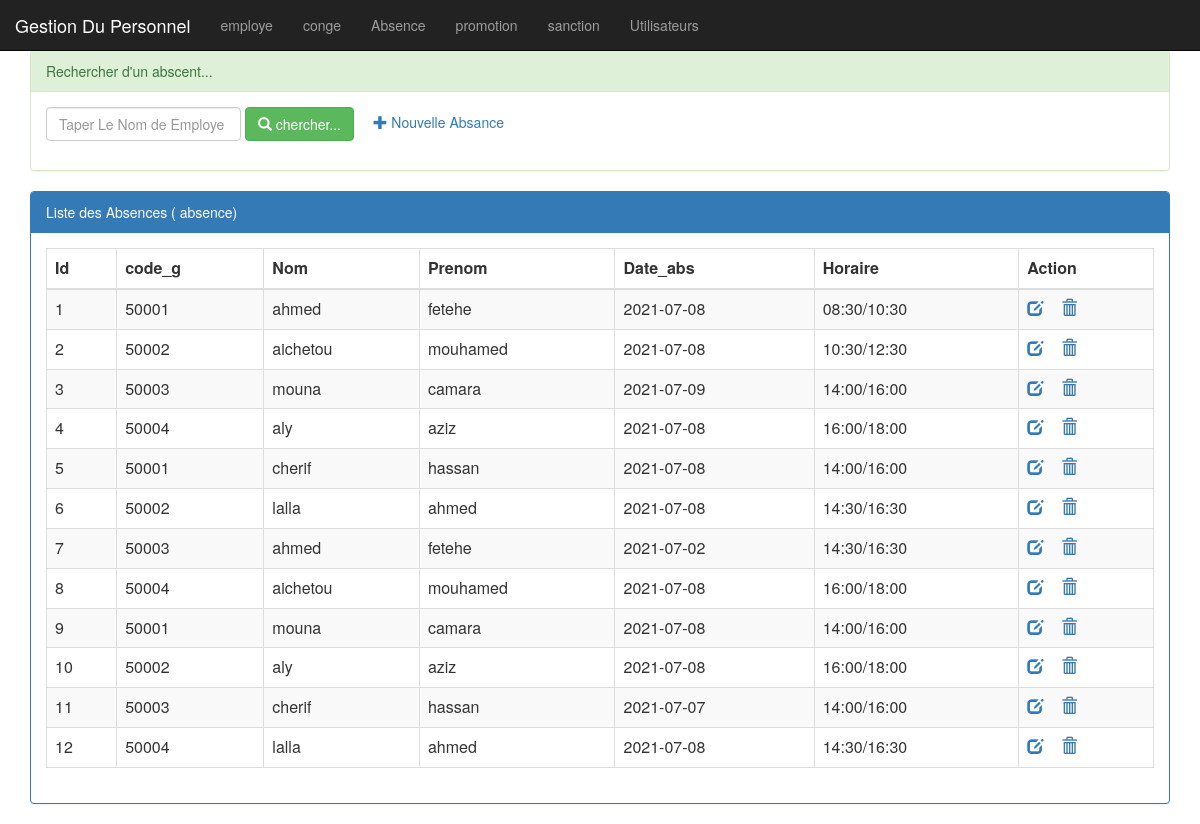
Screenshot of /pages/absence.php with the database file from the repository.
### tables this page shows
CREATE TABLE IF NOT EXISTS `absence`(
  `id_abs` int(11) NOT NULL AUTO_INCREMENT PRIMARY KEY,
  `code_g` int(11) NOT NULL ,
  `nom_g` varchar(20) NOT NULL,
  `prenom_g` varchar(50) NOT NULL,
  `date_abs` date,
  `horaire` varchar(50) NOT NULL
);

### pages/absence.php (the view, shortened to what this page needs)
<?php
    require_once("connexiondb.php");
    $nomA=isset($_GET['nomA'])?$_GET['nomA']:"";
    $prenom_g=isset($_GET['prenom_g'])?$_GET['prenom_g']:"all";
    if($prenom_g=="all"){
          $requete="select * from absence
                   where nom_g like '%$nomA%'";
          $requeteCount="select count(*) countF from absence
                   where nom_g like '%$nomA%'";
    }
    $resultatA=$pdo->query($requete);
    $resultatCount=$pdo->query($requeteCount);
    $tabCount=$resultatCount->fetch();
    $nb_A=$tabCount['countA'];
?>
<HTML>
    <head>
        <link rel="stylesheet" type="text/css" href="../css/bootstrap.min.css">
        <link rel="stylesheet" type="text/css" href="../css/monstyle.css">
    </head>
    <body>
        <?php include("menu.php"); ?>
        <div class="container">
            <div class="panel panel-success margetop">
                <div class="panel-heading">Rechercher d'un abscent...</div>
                <div class="panel-body">
                    <form method="get" action="absence.php" class="form-inline">
                        <div class="form-group">
                           <input type="text" name="nomA"
                                  placeholder="Taper Le Nom de Employe"
                                  class="form-control"
                                  value="<?php echo $nomA ?>"/>
                        </div>
                        <button type="submit" class="btn btn-success">
                            <span class="glyphicon glyphicon-search"></span>
                            chercher...
                        </button>
                        <a href="nouvelleabsence.php">
                            <span class="glyphicon glyphicon-plus"></span>
                            Nouvelle Absance</a>
                   </form>
               </div>
           </div>
           <div class="panel panel-primary">
                <div class="panel-heading">Liste des Absences (<?php echo $nb_A ?> absence)</div>
                <div class="panel-body">
                    <table class="table table-striped table-bordered">
                       <thead>
                         <tr>
                             <th>Id</th><th>code_g</th><th>Nom</th><th>Prenom</th><th>Date_abs</th><th>Horaire</th><th>Action</th>
                         </tr>
                       </thead>
                       <tbody>
                          <?php while($absence=$resultatA->fetch()){ ?>
                            <tr>
                                 <td><?php echo $absence['id_abs'] ?> </td>
                                 <td><?php echo $absence['code_g'] ?> </td>
                                 <td><?php echo $absence['nom_g'] ?> </td>
                                 <td><?php echo $absence['prenom_g'] ?> </td>
                                 <td><?php echo $absence['date_abs'] ?> </td>
                                 <td><?php echo $absence['horaire'] ?> </td>
                                   <td>
                                       <a href="editerabsence.php?id_abs=<?php echo $absence['id_abs'] ?> ">
                                           <span class="glyphicon glyphicon-edit"></span>
                                       </a>
                                       <a onclick="return confirm('Etes vous sur de vouloir supprimer les absences')"
                                           href="supprimerabsence.php?id_abs=<?php echo $absence['id_abs'] ?> ">
                                           <span class="glyphicon glyphicon-trash"></span>
                                       </a>
                                   </td>
                            </tr>
                          <?php } ?>
                        </tbody>
                    </table>
                </div>
            </div>
        </div>
    </body>
</HTML>

### css/monstyle.css (style rules this page uses)
.margetop { margin-top: 50px; }

### rows the page displays
absence: id_abs "1", code_g "50001", nom_g "ahmed", prenom_g "fetehe", date_abs "2021-07-08", horaire "08:30/10:30"
absence: id_abs "2", code_g "50002", nom_g "aichetou", prenom_g "mouhamed", date_abs "2021-07-08", horaire "10:30/12:30"
absence: id_abs "3", code_g "50003", nom_g "mouna", prenom_g "camara", date_abs "2021-07-09", horaire "14:00/16:00"
absence: id_abs "4", code_g "50004", nom_g "aly", prenom_g "aziz", date_abs "2021-07-08", horaire "16:00/18:00"
absence: id_abs "5", code_g "50001", nom_g "cherif", prenom_g "hassan", date_abs "2021-07-08", horaire "14:00/16:00"
absence: id_abs "6", code_g "50002", nom_g "lalla", prenom_g "ahmed", date_abs "2021-07-08", horaire "14:30/16:30"
absence: id_abs "7", code_g "50003", nom_g "ahmed", prenom_g "fetehe", date_abs "2021-07-02", horaire "14:30/16:30"
absence: id_abs "8", code_g "50004", nom_g "aichetou", prenom_g "mouhamed", date_abs "2021-07-08", horaire "16:00/18:00"
absence: id_abs "9", code_g "50001", nom_g "mouna", prenom_g "camara", date_abs "2021-07-08", horaire "14:00/16:00"
absence: id_abs "10", code_g "50002", nom_g "aly", prenom_g "aziz", date_abs "2021-07-08", horaire "16:00/18:00"
absence: id_abs "11", code_g "50003", nom_g "cherif", prenom_g "hassan", date_abs "2021-07-07", horaire "14:00/16:00"
absence: id_abs "12", code_g "50004", nom_g "lalla", prenom_g "ahmed", date_abs "2021-07-08", horaire "14:30/16:30"
